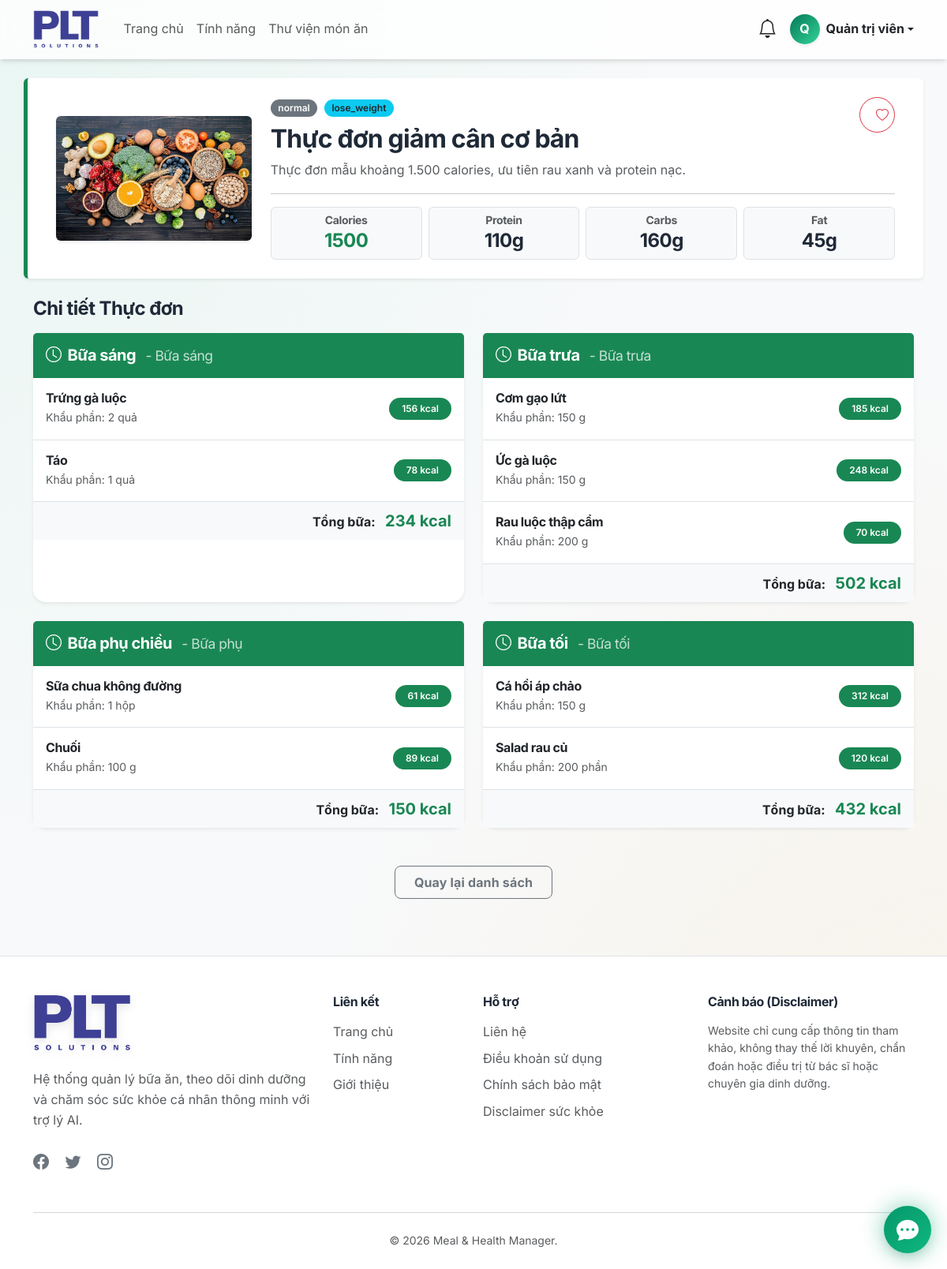
Screenshot of /user/meal-plan-view.php?id=1 (signed in) with the database file from the repository.
### tables this page shows
CREATE TABLE IF NOT EXISTS `meal_plans` (
  `id` bigint UNSIGNED NOT NULL AUTO_INCREMENT,
  `name` varchar(180) NOT NULL,
  `slug` varchar(200) NOT NULL,
  `description` text,
  `goal_type` enum('lose_weight','gain_weight','maintain_weight','gain_muscle') NOT NULL,
  `diet_type` varchar(255) DEFAULT 'normal',
  `total_calories` decimal(10,2) NOT NULL DEFAULT '0.00',
  `total_protein` decimal(10,2) NOT NULL DEFAULT '0.00',
  `total_carbs` decimal(10,2) NOT NULL DEFAULT '0.00',
  `total_fat` decimal(10,2) NOT NULL DEFAULT '0.00',
  `total_fiber` decimal(10,2) NOT NULL DEFAULT '0.00',
  `image` varchar(255) DEFAULT NULL,
  `is_premium` tinyint(1) NOT NULL DEFAULT '0',
  `status` enum('active','inactive') NOT NULL DEFAULT 'active',
  `created_by` bigint UNSIGNED DEFAULT NULL,
  `created_at` timestamp NOT NULL DEFAULT CURRENT_TIMESTAMP,
  `updated_at` timestamp NOT NULL DEFAULT CURRENT_TIMESTAMP ON UPDATE CURRENT_TIMESTAMP,
  PRIMARY KEY (`id`),
  UNIQUE KEY `slug` (`slug`),
  KEY `fk_meal_plans_created_by` (`created_by`),
  KEY `idx_meal_plans_goal` (`goal_type`),
  KEY `idx_meal_plans_status` (`status`),
  KEY `idx_meal_plans_premium` (`is_premium`)
);

CREATE TABLE IF NOT EXISTS `meal_plan_meals` (
  `id` bigint UNSIGNED NOT NULL AUTO_INCREMENT,
  `meal_plan_id` bigint UNSIGNED NOT NULL,
  `meal_type` enum('breakfast','morning_snack','lunch','afternoon_snack','dinner','evening_snack') NOT NULL,
  `title` varchar(180) NOT NULL,
  `sort_order` int UNSIGNED NOT NULL DEFAULT '0',
  `created_at` timestamp NOT NULL DEFAULT CURRENT_TIMESTAMP,
  `updated_at` timestamp NOT NULL DEFAULT CURRENT_TIMESTAMP ON UPDATE CURRENT_TIMESTAMP,
  PRIMARY KEY (`id`),
  KEY `idx_meal_plan_meals_plan` (`meal_plan_id`)
);

CREATE TABLE IF NOT EXISTS `meal_plan_items` (
  `id` bigint UNSIGNED NOT NULL AUTO_INCREMENT,
  `meal_plan_meal_id` bigint UNSIGNED NOT NULL,
  `food_id` bigint UNSIGNED NOT NULL,
  `quantity` decimal(10,2) NOT NULL DEFAULT '1.00',
  `unit` varchar(50) NOT NULL DEFAULT 'g',
  `calculated_grams` decimal(10,2) NOT NULL DEFAULT '0.00',
  `calories` decimal(10,2) NOT NULL DEFAULT '0.00',
  `protein` decimal(10,2) NOT NULL DEFAULT '0.00',
  `carbs` decimal(10,2) NOT NULL DEFAULT '0.00',
  `fat` decimal(10,2) NOT NULL DEFAULT '0.00',
  `fiber` decimal(10,2) NOT NULL DEFAULT '0.00',
  `sort_order` int UNSIGNED NOT NULL DEFAULT '0',
  `created_at` timestamp NOT NULL DEFAULT CURRENT_TIMESTAMP,
  `updated_at` timestamp NOT NULL DEFAULT CURRENT_TIMESTAMP ON UPDATE CURRENT_TIMESTAMP,
  PRIMARY KEY (`id`),
  KEY `idx_meal_plan_items_meal` (`meal_plan_meal_id`),
  KEY `idx_meal_plan_items_food` (`food_id`)
);

CREATE TABLE IF NOT EXISTS `foods` (
  `id` bigint UNSIGNED NOT NULL AUTO_INCREMENT,
  `category_id` bigint UNSIGNED DEFAULT NULL,
  `name` varchar(180) NOT NULL,
  `slug` varchar(200) NOT NULL,
  `image` varchar(255) DEFAULT NULL,
  `description` text,
  `ingredients` text,
  `instructions` text,
  `serving_size` decimal(8,2) NOT NULL DEFAULT '100.00',
  `serving_unit` varchar(50) NOT NULL DEFAULT 'g',
  `calories` decimal(8,2) NOT NULL DEFAULT '0.00',
  `protein` decimal(8,2) NOT NULL DEFAULT '0.00',
  `carbs` decimal(8,2) NOT NULL DEFAULT '0.00',
  `fat` decimal(8,2) NOT NULL DEFAULT '0.00',
  `fiber` decimal(8,2) NOT NULL DEFAULT '0.00',
  `sugar` decimal(8,2) NOT NULL DEFAULT '0.00',
  `sodium` decimal(10,2) NOT NULL DEFAULT '0.00',
  `diet_type` varchar(255) DEFAULT 'normal',
  `is_premium` tinyint(1) NOT NULL DEFAULT '0',
  `status` enum('active','inactive') NOT NULL DEFAULT 'active',
  `created_by` bigint UNSIGNED DEFAULT NULL,
  `created_at` timestamp NOT NULL DEFAULT CURRENT_TIMESTAMP,
  `updated_at` timestamp NOT NULL DEFAULT CURRENT_TIMESTAMP ON UPDATE CURRENT_TIMESTAMP,
  PRIMARY KEY (`id`),
  UNIQUE KEY `slug` (`slug`),
  KEY `fk_foods_created_by` (`created_by`),
  KEY `idx_foods_name` (`name`),
  KEY `idx_foods_category` (`category_id`),
  KEY `idx_foods_status` (`status`),
  KEY `idx_foods_premium` (`is_premium`)
);

### includes/functions.php (called while the page is built, shortened)
<?php
function meal_plan_image_url($image) {
    $fallback = BASE_URL . '/img/bg1.jpg';
    if (!is_string($image) || trim($image) === '') {
        return $fallback;
    }
    $image = str_replace('\\', '/', trim($image));
    $filename = basename($image);
    $relative = '/uploads/meal_plans/' . $filename;
    $full_path = dirname(__DIR__) . str_replace('/', DIRECTORY_SEPARATOR, $relative);
    return is_file($full_path) ? BASE_URL . $relative : $fallback;
}

### user/meal-plan-view.php (the view, shortened to what this page needs)
<?php
require_once __DIR__ . '/../includes/functions.php';
$database = new Database();
$conn = $database->getConnection();
$user_id = $_SESSION['user_id'];
$id = isset($_GET['id']) ? (int)$_GET['id'] : 0;
$stmt = $conn->prepare("SELECT * FROM meal_plans WHERE id = :id AND status = 'active'");
$stmt->execute([':id' => $id]);
$plan = $stmt->fetch(PDO::FETCH_ASSOC);
$stmtFav = $conn->prepare("SELECT 1 FROM favorite_meal_plans WHERE user_id = :uid AND meal_plan_id = :pid");
$stmtFav->execute([':uid' => $user_id, ':pid' => $id]);
$isFav = $stmtFav->fetchColumn() ? true : false;
$stmtMeals = $conn->prepare("SELECT * FROM meal_plan_meals WHERE meal_plan_id = :id ORDER BY FIELD(meal_type, 'breakfast', 'morning_snack', 'lunch', 'afternoon_snack', 'dinner', 'evening_snack'), id ASC");
$stmtMeals->execute([':id' => $id]);
$meals = $stmtMeals->fetchAll(PDO::FETCH_ASSOC);
$meal_types = [
    'breakfast' => 'Bữa sáng',
    'morning_snack' => 'Bữa phụ sáng',
    'lunch' => 'Bữa trưa',
    'afternoon_snack' => 'Bữa phụ chiều',
    'dinner' => 'Bữa tối',
    'evening_snack' => 'Bữa phụ tối'
];
require_once __DIR__ . '/../includes/header.php';
?>
<div class="container py-4">
    <div class="row align-items-center mb-4 bg-white rounded shadow-sm p-4 border-start border-success border-5">
        <div class="col-md-3 text-center mb-3 mb-md-0">
            <img src="<?php echo htmlspecialchars(meal_plan_image_url($plan['image']), ENT_QUOTES, 'UTF-8'); ?>" alt="<?php echo htmlspecialchars($plan['name']); ?>" class="img-fluid rounded shadow-sm" style="width: 100%; max-height: 200px; object-fit: cover;">
        </div>
        <div class="col-md-9">
            <div class="d-flex justify-content-between align-items-start">
                <div>
                    <div class="mb-2">
                        <span class="badge bg-secondary me-1"><?php echo htmlspecialchars($plan['diet_type']); ?></span>
                        <span class="badge bg-info text-dark me-1"><?php echo $plan['goal_type']; ?></span>
                    </div>
                    <h2 class="fw-bold mb-2"><?php echo htmlspecialchars($plan['name']); ?></h2>
                    <p class="text-muted mb-0"><?php echo nl2br(htmlspecialchars($plan['description'] ?: 'Thực đơn dinh dưỡng chuẩn bị sẵn cho bạn.')); ?></p>
                </div>
                <div>
                    <form method="POST" action="<?php echo BASE_URL; ?>/user/meal-plans.php">
                        <button type="submit" class="btn <?php echo $isFav ? 'btn-danger' : 'btn-outline-danger'; ?> rounded-circle" style="width: 45px; height: 45px;" title="<?php echo $isFav ? 'Bỏ yêu thích' : 'Yêu thích'; ?>">
                            <i class="bi <?php echo $isFav ? 'bi-heart-fill' : 'bi-heart'; ?>"></i>
                        </button>
                    </form>
                </div>
            </div>
            <hr>
            <div class="row text-center g-2">
                <div class="col-6 col-md-3">
                    <div class="bg-light rounded p-2 border">
                        <h6 class="mb-1 text-muted small">Calories</h6>
                        <h4 class="mb-0 fw-bold text-success"><?php echo round($plan['total_calories']); ?></h4>
                    </div>
                </div>
                <div class="col-6 col-md-3">
                    <div class="bg-light rounded p-2 border">
                        <h6 class="mb-1 text-muted small">Protein</h6>
                        <h4 class="mb-0 fw-bold"><?php echo round($plan['total_protein']); ?>g</h4>
                    </div>
                </div>
                <div class="col-6 col-md-3">
                    <div class="bg-light rounded p-2 border">
                        <h6 class="mb-1 text-muted small">Carbs</h6>
                        <h4 class="mb-0 fw-bold"><?php echo round($plan['total_carbs']); ?>g</h4>
                    </div>
                </div>
                <div class="col-6 col-md-3">
                    <div class="bg-light rounded p-2 border">
                        <h6 class="mb-1 text-muted small">Fat</h6>
                        <h4 class="mb-0 fw-bold"><?php echo round($plan['total_fat']); ?>g</h4>
                    </div>
                </div>
            </div>
        </div>
    </div>
    <h4 class="fw-bold mb-3">Chi tiết Thực đơn</h4>
    <div class="row">
        <?php foreach ($meals as $m): ?>
            <div class="col-lg-6 mb-4">
                <div class="card shadow-sm border-0 h-100">
                    <div class="card-header bg-success text-white py-3 d-flex justify-content-between align-items-center">
                        <h5 class="fw-bold mb-0">
                            <i class="bi bi-clock me-2"></i><?php echo $meal_types[$m['meal_type']] ?? $m['meal_type']; ?>
                            <small class="fw-normal ms-2 opacity-75">- <?php echo htmlspecialchars($m['title']); ?></small>
                        </h5>
                    </div>
                    <div class="card-body p-0">
                        <?php
                            $stmtItems = $conn->prepare("SELECT mpi.*, f.name, f.image FROM meal_plan_items mpi JOIN foods f ON mpi.food_id = f.id WHERE mpi.meal_plan_meal_id = :mid ORDER BY mpi.id ASC");
                            $stmtItems->execute([':mid' => $m['id']]);
                            $items = $stmtItems->fetchAll(PDO::FETCH_ASSOC);
                        ?>
                        <ul class="list-group list-group-flush">
                            <?php
                                $meal_cal = 0;
                                foreach ($items as $item):
                                    $meal_cal += $item['calories'];
                            ?>
                            <li class="list-group-item d-flex justify-content-between align-items-center py-3">
                                <div>
                                    <h6 class="mb-1 fw-bold"><?php echo htmlspecialchars($item['name']); ?></h6>
                                    <div class="small text-muted">Khẩu phần: <?php echo round($item['quantity']); ?> <?php echo htmlspecialchars($item['unit']); ?></div>
                                </div>
                                <div class="text-end">
                                    <span class="badge bg-success rounded-pill px-3 py-2"><?php echo round($item['calories']); ?> kcal</span>
                                </div>
                            </li>
                            <?php endforeach; ?>
                            <li class="list-group-item bg-light text-end">
                                <strong>Tổng bữa:</strong> <span class="text-success fs-5 fw-bold ms-2"><?php echo round($meal_cal); ?> kcal</span>
                            </li>
                        </ul>
                    </div>
                </div>
            </div>
        <?php endforeach; ?>
    </div>
    <div class="text-center mt-4">
        <a href="<?php echo BASE_URL; ?>/user/meal-plans.php" class="btn btn-outline-secondary px-4 fw-bold">Quay lại danh sách</a>
    </div>
</div>
<?php require_once __DIR__ . '/../includes/footer.php'; ?>

### assets/css/style.css (style rules this page uses)
:root { --primary-color: #059669; --primary-light: #34d399; --primary-dark: #047857; --primary-bg: #ecfdf5; --secondary-color: #f59e0b; --secondary-light: #fbbf24; --secondary-bg: #fffbeb; --text-color: #1f2937; --text-muted: #6b7280; --bg-color: #f3f4f6; --card-bg: #ffffff; --border-color: #e5e7eb; --gradient-primary: linear-gradient(135deg, #059669 0%, #10b981 100%); --gradient-health: linear-gradient(135deg, #047857 0%, #34d399 100%); --gradient-glow: linear-gradient(135deg, rgba(5, 150, 105, 0.4) 0%, rgba(16, 185, 129, 0) 100%); --gradient-dark: linear-gradient(135deg, #1f2937 0%, #111827 100%); --shadow-sm: 0 1px 2px 0 rgba(0, 0, 0, 0.05); --shadow-md: 0 4px 6px -1px rgba(0, 0, 0, 0.1), 0 2px 4px -1px rgba(0, 0, 0, 0.06); --shadow-lg: 0 10px 15px -3px rgba(0, 0, 0, 0.1), 0 4px 6px -2px rgba(0, 0, 0, 0.05); --shadow-glow: 0 0 20px rgba(5, 150, 105, 0.3); --radius-sm: 0.5rem; --radius-md: 1rem; --radius-lg: 1.5rem; --radius-xl: 2rem; --transition-fast: 0.15s cubic-bezier(0.4, 0, 0.2, 1); --transition-base: 0.3s cubic-bezier(0.4, 0, 0.2, 1); --transition-bounce: 0.5s cubic-bezier(0.34, 1.56, 0.64, 1); }
body { font-family: 'Inter', -apple-system, BlinkMacSystemFont, "Segoe UI", Roboto, sans-serif; color: var(--text-color); background-color: var(--bg-color); background-image: radial-gradient(at 0% 0%, rgba(52, 211, 153, 0.08) 0px, transparent 50%), radial-gradient(at 100% 100%, rgba(245, 158, 11, 0.08) 0px, transparent 50%); background-attachment: fixed; line-height: 1.6; -webkit-font-smoothing: antialiased; }
h1, h2, h3, h4, h5, h6 { letter-spacing: -0.025em; font-weight: 700; }
.card { border-radius: var(--radius-md); border: 1px solid rgba(0,0,0,0.03); box-shadow: var(--shadow-md); transition: all var(--transition-bounce); background-color: var(--card-bg); }
.card-header { background-color: transparent; border-bottom: 1px solid rgba(0,0,0,0.03); }
.btn { border-radius: var(--radius-sm); font-weight: 600; padding: 0.5rem 1.25rem; transition: all var(--transition-base); letter-spacing: 0.01em; }
.badge { padding: 0.4em 0.8em; border-radius: 20px; font-weight: 600; }

### rows the page displays
meal_plans: diet_type "normal", goal_type "lose_weight", name "Thực đơn giảm cân cơ bản", description "Thực đơn mẫu khoảng 1.500 calories, ưu tiên rau xanh và protein nạc.", total_calories "1500", total_protein "110", total_carbs "160", total_fat "45"
meal_plan_meals: meal_type "Bữa sáng", title "Bữa sáng", meal_cal "234"
meal_plan_items: food.name "Trứng gà luộc", quantity "2", unit "quả", calories "156"
meal_plan_items: food.name "Táo", quantity "1", unit "quả", calories "78"
meal_plan_meals: meal_type "Bữa trưa", title "Bữa trưa", meal_cal "502"
meal_plan_items: food.name "Cơm gạo lứt", quantity "150", unit "g", calories "185"
meal_plan_items: food.name "Ức gà luộc", quantity "150", unit "g", calories "248"
meal_plan_items: food.name "Rau luộc thập cẩm", quantity "200", unit "g", calories "70"
meal_plan_meals: meal_type "Bữa phụ chiều", title "Bữa phụ", meal_cal "150"
meal_plan_items: food.name "Sữa chua không đường", quantity "1", unit "hộp", calories "61"
meal_plan_items: food.name "Chuối", quantity "100", unit "g", calories "89"
meal_plan_meals: meal_type "Bữa tối", title "Bữa tối", meal_cal "432"
meal_plan_items: food.name "Cá hồi áp chảo", quantity "150", unit "g", calories "312"
meal_plan_items: food.name "Salad rau củ", quantity "200", unit "phần", calories "120"

### other values shown
substr($_SESSION['full_name'] ?? 'U', 0, 1) "Q"
$_SESSION['full_name'] "Quản trị viên"
APP_NAME "Meal & Health Manager"
